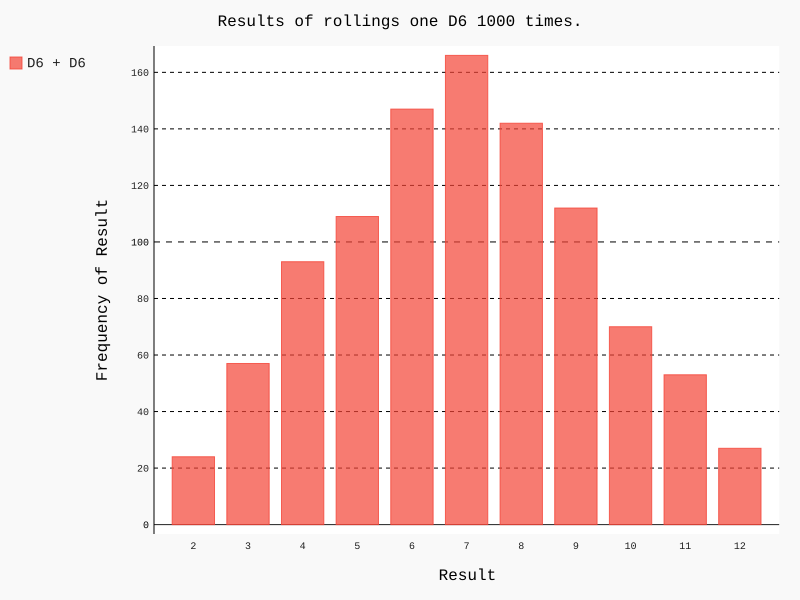

Here is the Python script that generated this plot:
import pygal
from die import Die


# Cria um D6
die_1 = Die()
die_2 = Die()
# Faz alguns lançamentos e armazena os resultados em uma lista
results = []
for roll_num in range(1000):
    result = die_1.roll() + die_2.roll()
    results.append(result)
    frequencies = []
max_result = die_1.num_sides + die_2.num_sides
for value in range(2, max_result+1):
    frequency = results.count(value)
    frequencies.append(frequency)

# Visualiza os resultados
hist = pygal.Bar()
hist.title = 'Results of rollings one D6 1000 times.'
hist.x_labels = []
for num_guess in range(2, max_result+1):
    hist.x_labels.append(num_guess)
hist.x_title = 'Result'
hist.y_title = 'Frequency of Result'
hist.add('D6 + D6',frequencies)
hist.render_to_file('dice_visual.svg')
